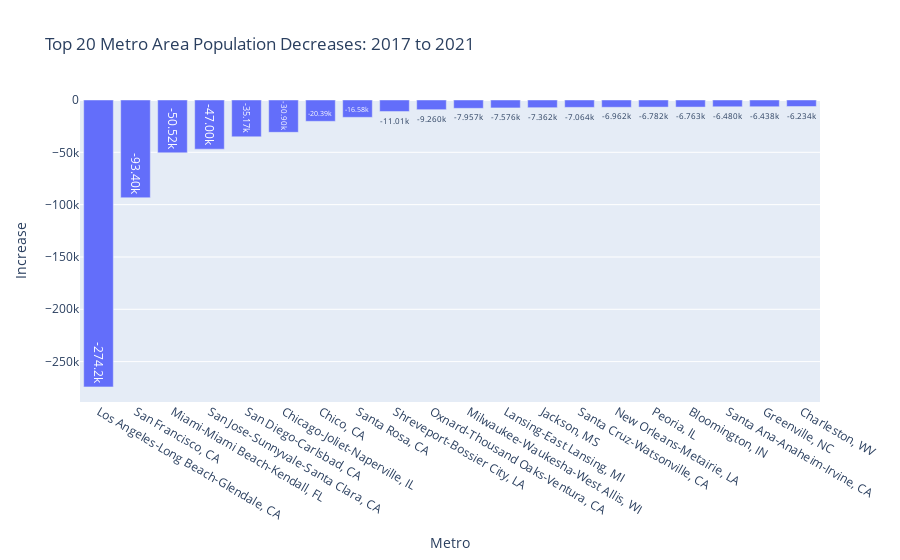

Source (notebook cell):
### Code cell
# plot bar chart

fig = px.bar(metro_dec_pop,
             x='metro_name',
             y='change',
             text_auto='.4s',
             labels={"change": "Increase","metro_name": "Metro"},
             title="Top 20 Metro Area Population Decreases: 2017 to 2021", 
             height=600)

fig.show()

### Figure 1 — Plotly figure (JSON) as saved in the notebook; plotly's stock layout.template omitted (floating-point values rounded to 4 significant figures)
{"data": [{"alignmentgroup": "True", "hovertemplate": "Metro=%{x}<br>Increase=%{y}<extra></extra>", "legendgroup": "", "marker": {"color": "#636efa", "pattern": {"shape": ""}}, "name": "", "offsetgroup": "", "orientation": "v", "showlegend": false, "textposition": "auto", "texttemplate": "%{y:.4s}", "type": "bar", "x": ["Los Angeles-Long Beach-Glendale, CA", "San Francisco, CA", "Miami-Miami Beach-Kendall, FL", "San Jose-Sunnyvale-Santa Clara, CA", "San Diego-Carlsbad, CA", "Chicago-Joliet-Naperville, IL", "Chico, CA", "Santa Rosa, CA", "Shreveport-Bossier City, LA", "Oxnard-Thousand Oaks-Ventura, CA", "Milwaukee-Waukesha-West Allis, WI", "Lansing-East Lansing, MI", "Jackson, MS", "Santa Cruz-Watsonville, CA", "New Orleans-Metairie, LA", "Peoria, IL", "Bloomington, IN", "Santa Ana-Anaheim-Irvine, CA", "Greenville, NC", "Charleston, WV"], "xaxis": "x", "y": [-274167, -93395, -50518, -47002, -35168, -30895, -20387, -16582, -11006, -9260, -7957, -7576, -7362, -7064, -6962, -6782, -6763, -6480, -6438, -6234], "yaxis": "y"}], "layout": {"autosize": true, "barmode": "relative", "legend": {"tracegroupgap": 0}, "title": {"text": "Top 20 Metro Area Population Decreases: 2017 to 2021"}, "xaxis": {"anchor": "y", "autorange": true, "domain": [0, 1], "range": [-0.5, 19.5], "title": {"text": "Metro"}, "type": "category"}, "yaxis": {"anchor": "x", "autorange": true, "domain": [0, 1], "range": [-288600.0, 0], "title": {"text": "Increase"}, "type": "linear"}}}
